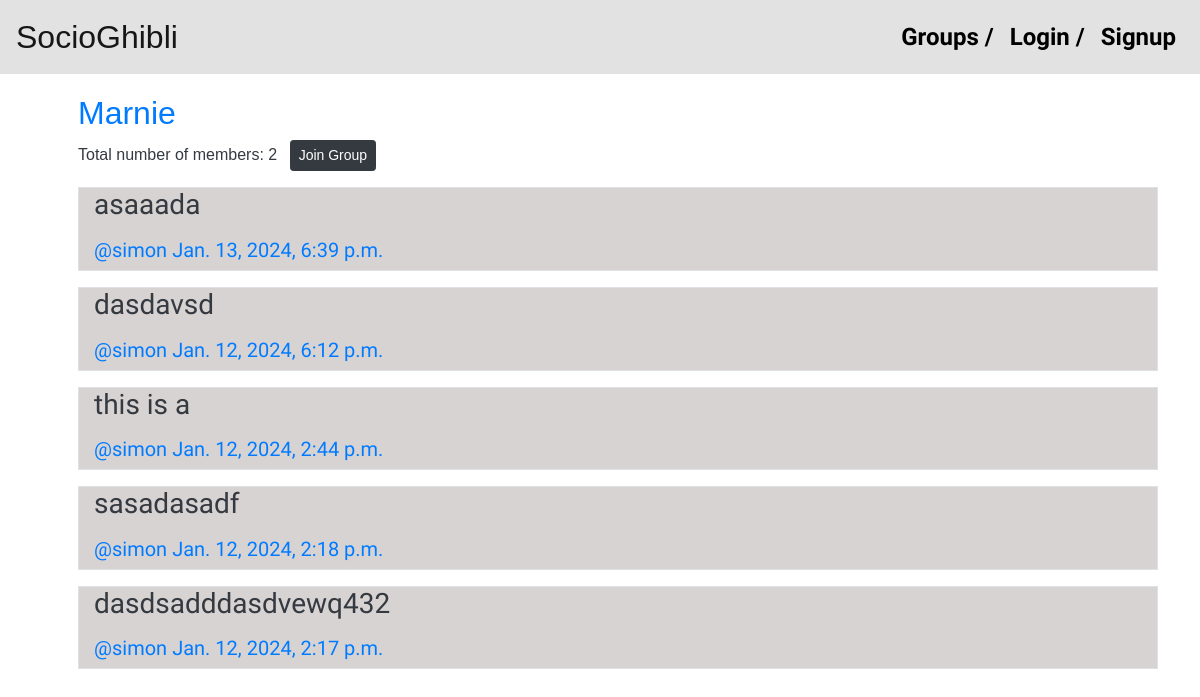
/groups/posts/in/marnie/, run on an earlier commit of the app's database.
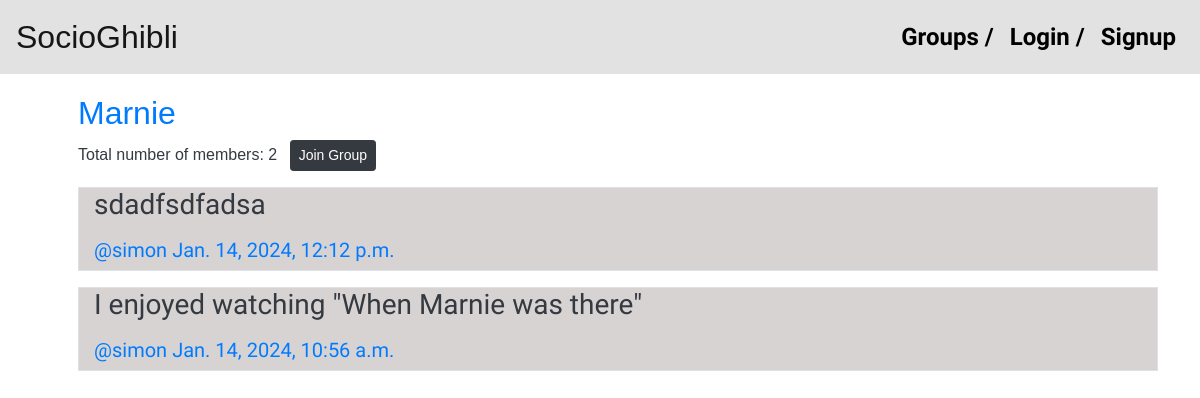
And on a later commit of the database.
### groups/models.py (models this page shows, shortened)
class SocioGhibliGroup(models.Model):
    name = models.CharField(max_length=255, unique=True)
    slug = models.SlugField(allow_unicode=True, unique=True)
    description = models.TextField(blank=False, default='')
    description_html = models.TextField(editable=False, default='', blank=True)
    members = models.ManyToManyField(current_user, through="SocioGhibliGroupMember")
    class Meta:
        ordering = ["name"]

### posts/models.py (models this page shows, shortened)
class SocioGhibliPost(models.Model):
    user = models.ForeignKey(current_user, related_name="posts", on_delete=models.CASCADE)
    created_at = models.DateTimeField(auto_now=True)
    message = models.TextField()
    message_html = models.TextField(editable=False)
    group = models.ForeignKey(SocioGhibliGroup, related_name="posts", null=True, blank=True, on_delete=models.CASCADE)
    class Meta:
        ordering = ["-created_at"]
        unique_together = ["user", "message"]

### groups/views.py (the view)
# urls.py: path("posts/in/<slug>/", views.SingleSocioGhibliGroupView.as_view(), name="single"),
class SingleSocioGhibliGroupView(DetailView):
    model = SocioGhibliGroup
    context_object_name = "group"
    template_name  = "groups/group_detail.html"

### groups/templates/groups/group_detail.html (shortened to what this page needs)
{% extends "groups/group_base.html" %}
{% block pregroup %}
  <div class="row">
    <div class="col-md-4">
      <h2 class="aria-font">{{ group.name }}</h2>
      <p class="aria-font">Total number of members: {{ group.members.count }}
        {% if user in group.members.all %}
          <a href="{% url 'groups:leave' slug=group.slug %}" class="ml-2 btn btn-sm btn-warning">
            Leave
          </a>
        {% else %}
          <a href="{% url 'groups:join' slug=group.slug %}" class="ml-2 btn btn-sm btn-dark">
            Join Group
          </a>
        {% endif %}
      </p>
    </div>
  </div>
{% endblock %}
{% block group_content %}
  <div class="row">
    <div class="col-md-12">
      {% if group.posts.count == 0 %}
        <h2>No posts yet!</h2>
      {% else %}
        {% for post in group.posts.all %}
          <div class="mb-3">
            {% include "posts/_post.html" with post=post hide_delete=True %}
          </div>
        {% endfor %}
      {% endif %}
    </div>
  </div>
{% endblock %}

### groups/templates/groups/group_base.html (shortened to what this page needs)
{% extends "base.html" %}
{% load static %}
{% load bootstrap5 %}
{% block extrahead %}
  <link rel="stylesheet" href="{% static 'groups/css/styles.css' %}">
{% endblock %}
{% block content %}
  <div class="container">
    {% block pregroup %}{% endblock %}
    {% block group_content %}{% endblock %}
  </div>
{% endblock %}

### templates/base.html (shortened to what this page needs)
{% load static %}
<!DOCTYPE html>
<html lang="en">
    <head>
        <link rel="stylesheet" href="https://cdn.jsdelivr.net/npm/bootstrap@4.4.1/dist/css/bootstrap.min.css">
        <link rel="stylesheet" href="{% static 'css/master.css' %}">
        {% block extrahead %}{% endblock %}
    </head>
    <body>
      <nav class="navbar navbar-expand-lg navbar-light">
          <a class="navbar-brand" href="{% url 'home' %}">SocioGhibli</a>
          <div class="collapse navbar-collapse" id="navbarNav">
            <ul class="navbar-nav ml-auto">
              {% if user.is_authenticated %}
                <li class="nav-item">
                  <a class="nav-link" href="{% url 'posts:create' %}">Post /</a>
                </li>
                <li class="nav-item">
                  <a class="nav-link" href="{% url 'groups:all' %}">Groups /</a>
                </li>
                <li class="nav-item">
                  <a class="nav-link" href="{% url 'groups:create' %}">Create-Group /</a>
                </li>
                <li class="nav-item">
                  <a class="nav-link" href="{% url 'accounts:logout' %}">Logout</a>
                </li>
              {% else %}
                <li class="nav-item">
                  <a class="nav-link" href="{% url 'groups:all' %}">Groups /</a>
                </li>
                <li class="nav-item">
                  <a class="nav-link" href="{% url 'accounts:login' %}">Login /</a>
                </li>
                <li class="nav-item">
                  <a class="nav-link" href="{% url 'accounts:signup' %}">Signup</a>
                </li>
              {% endif %}
            </ul>
          </div>
        </nav>
      <div class="container mycontainer ml-5">
          {% block content %}{% endblock %}
      </div>
  </body>
</html>

### posts/templates/posts/_post.html (shortened to what this page needs)
<div class="post_media col-md-12 border border-1" style="background-color: rgba(212, 207, 207, 0.9);">
    <h3> {{ post.message_html|safe }} </h3>
    <div class="media-body">
        <h5 class="media-heading">
            <span class="username">
                <a href="{% url 'posts:for_user' username=post.user.username%}">@{{post.user.username}}</a>
            </span>
            <time class="time">
                <a href="{% url 'posts:single' username=post.user.username pk=post.pk %}">{{post.created_at}}</a>
            </time>
        </h5>
    </div>
</div>

### static/css/master.css (style rules this page uses)
body { font-family: 'Shadows Into Light', cursive; background-image: url('../socioghibli/images/ghibli_background.jpg'); background-size: 70% auto; background-position: top right; background-repeat: no-repeat; }
.aria-font { font-family: 'Arial', sans-serif; }
.mycontainer { margin-top: 20px; }
h1, h2, h3, h4, h5, h6 { color: #007bff; }
p { color: #343a40; }
.navbar { background-color: #e2e2e2; }
.navbar-light .navbar-nav .nav-link { color: #000000; font-size: x-large; font-weight: bold; }
.navbar-brand { font-family: 'Arial', sans-serif; font-size: xx-large; }

What changed in the data, as far as the page shows it:
removed SocioGhibliPost: message_html "asaaada", user.username "simon", created_at "Jan. 13, 2024, 6:39 p.m."
removed SocioGhibliPost: message_html "dasdavsd", user.username "simon", created_at "Jan. 12, 2024, 6:12 p.m."
removed SocioGhibliPost: message_html "this is a", user.username "simon", created_at "Jan. 12, 2024, 2:44 p.m."
removed SocioGhibliPost: message_html "sasadasadf", user.username "simon", created_at "Jan. 12, 2024, 2:18 p.m."
removed SocioGhibliPost: message_html "dasdsadddasdvewq432", user.username "simon", created_at "Jan. 12, 2024, 2:17 p.m."
added SocioGhibliPost: message_html "sdadfsdfadsa", user.username "simon", created_at "Jan. 14, 2024, 12:12 p.m."
added SocioGhibliPost: message_html "I enjoyed watching \"When Marnie was there\"", user.username "simon", created_at "Jan. 14, 2024, 10:56 a.m."
